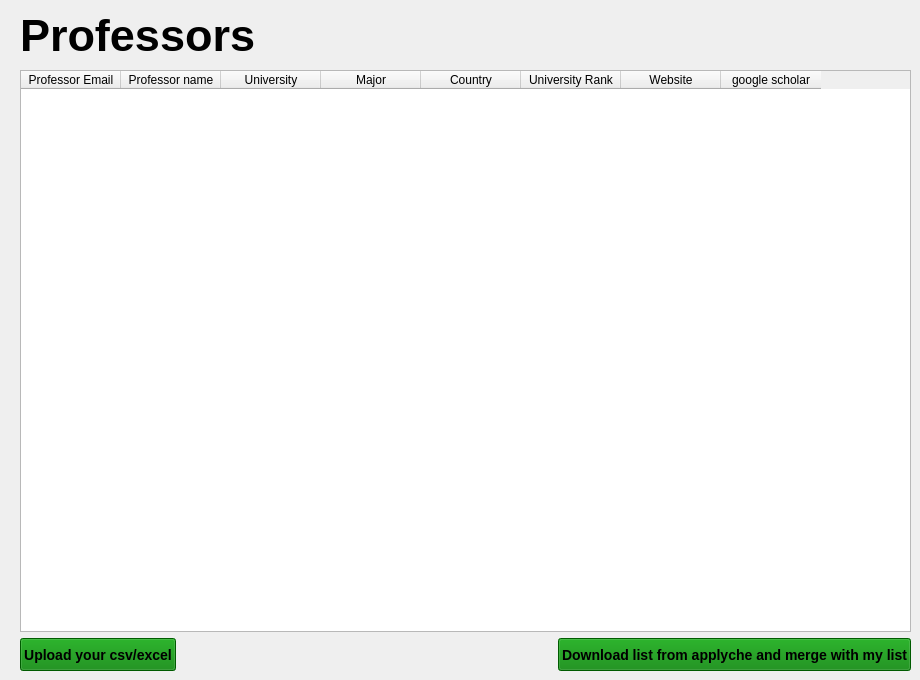
        <widget class="QWidget" name="page_professor_list">
         <widget class="QLabel" name="label_4">
          <property name="geometry">
           <rect>
            <x>20</x>
            <y>10</y>
            <width>391</width>
            <height>51</height>
           </rect>
          </property>
          <property name="styleSheet">
           <string notr="true">QLabel{
font-weight:bold;
font-size:45px;
}</string>
          </property>
          <property name="text">
           <string>Professors</string>
          </property>
         </widget>
         <widget class="QStackedWidget" name="stackedWidget_3">
          <property name="geometry">
           <rect>
            <x>0</x>
            <y>70</y>
            <width>911</width>
            <height>601</height>
           </rect>
          </property>
          <property name="styleSheet">
           <string notr="true">QPushButton{
background-color:green;
font-color:white;
font-weight:bold;
font-size:14px;
height:25px;
}</string>
          </property>
          <property name="currentIndex">
           <number>0</number>
          </property>
          <widget class="QWidget" name="page_professors">
           <widget class="QWidget" name="layoutWidget">
            <property name="geometry">
             <rect>
              <x>20</x>
              <y>0</y>
              <width>891</width>
              <height>601</height>
             </rect>
            </property>
            <layout class="QVBoxLayout" name="verticalLayout_18">
             <item>
              <widget class="QTableWidget" name="tbl_professors_list">
               <property name="styleSheet">
                <string notr="true"/>
               </property>
               <column>
                <property name="text">
                 <string>Professor Email</string>
                </property>
               </column>
               <column>
                <property name="text">
                 <string>Professor name</string>
                </property>
               </column>
               <column>
                <property name="text">
                 <string>University</string>
                </property>
               </column>
               <column>
                <property name="text">
                 <string>Major</string>
                </property>
               </column>
               <column>
                <property name="text">
                 <string>Country</string>
                </property>
               </column>
               <column>
                <property name="text">
                 <string>University Rank</string>
                </property>
               </column>
               <column>
                <property name="text">
                 <string>Website</string>
                </property>
               </column>
               <column>
                <property name="text">
                 <string>google scholar</string>
                </property>
               </column>
              </widget>
             </item>
             <item>
              <layout class="QHBoxLayout" name="horizontalLayout_5">
               <item>
                <widget class="QPushButton" name="btn_local_upload">
                 <property name="text">
                  <string>Upload your csv/excel</string>
                 </property>
                </widget>
               </item>
               <item>
                <spacer name="horizontalSpacer">
                 <property name="orientation">
                  <enum>Qt::Orientation::Horizontal</enum>
                 </property>
                 <property name="sizeHint" stdset="0">
                  <size>
                   <width>208</width>
                   <height>20</height>
                  </size>
                 </property>
                </spacer>
               </item>
               <item>
                <widget class="QPushButton" name="btn_download_from_applyche">
                 <property name="text">
                  <string>Download list from applyche and merge with my list</string>
                 </property>
                </widget>
               </item>
              </layout>
             </item>
            </layout>
           </widget>
          </widget>
          <widget class="QWidget" name="page_2"/>
         </widget>
        </widget>
